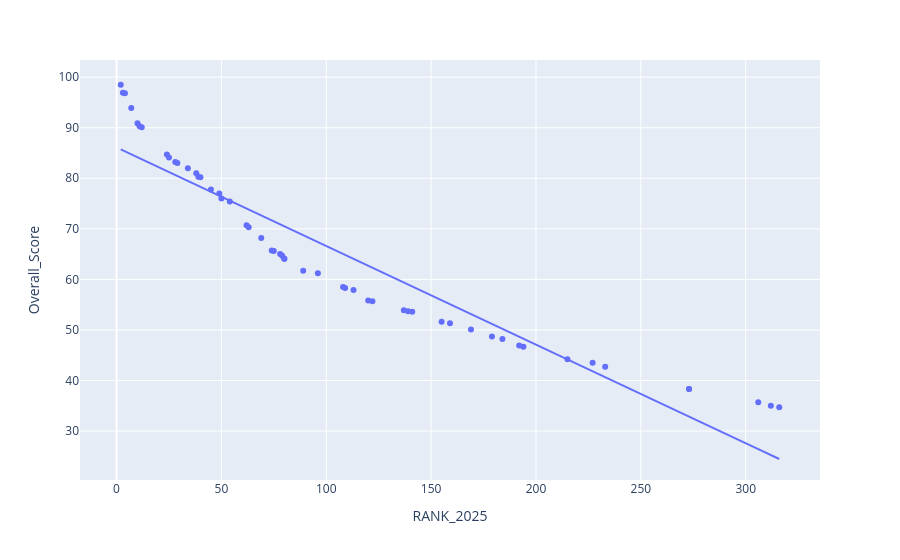

The cell this chart's notebook holds for it:
### Code cell
px.scatter(file,x='RANK_2025',y='Overall_Score',trendline='ols')

### Figure 1 — Plotly figure (JSON) as saved in the notebook; plotly's stock layout.template omitted (floating-point values rounded to 4 significant figures)
{"data": [{"hovertemplate": "RANK_2025=%{x}<br>Overall_Score=%{y}<extra></extra>", "legendgroup": "", "marker": {"color": "#636efa", "symbol": "circle"}, "mode": "markers", "name": "", "orientation": "v", "showlegend": false, "type": "scatter", "x": [2, 3, 4, 7, 10, 11, 12, 24, 25, 28, 29, 34, 38, 39, 40, 45, 49, 50, 54, 62, 63, 69, 74, 75, 78, 79, 80, 80, 89, 96, 108, 109, 113, 120, 122, 137, 139, 141, 155, 159, 169, 179, 184, 192, 194, 215, 227, 233, 273, 273, 306, 312, 316], "xaxis": "x", "y": [98.5, 96.9, 96.8, 93.9, 90.9, 90.3, 90.1, 84.7, 84.1, 83.2, 83.0, 82.0, 81.0, 80.3, 80.2, 77.8, 77.0, 76.0, 75.4, 70.7, 70.3, 68.2, 65.7, 65.6, 65.0, 64.7, 64.1, 64.1, 61.7, 61.2, 58.5, 58.3, 57.9, 55.8, 55.7, 53.9, 53.7, 53.6, 51.6, 51.3, 50.1, 48.7, 48.2, 46.9, 46.7, 44.2, 43.5, 42.7, 38.3, 38.3, 35.7, 35.0, 34.7], "yaxis": "y"}, {"hovertemplate": "<b>OLS trendline</b><br>Overall_Score = -0.195018 * RANK_2025 + 86.0977<br>R<sup>2</sup>=0.897020<br><br>RANK_2025=%{x}<br>Overall_Score=%{y} <b>(trend)</b><extra></extra>", "legendgroup": "", "marker": {"color": "#636efa", "symbol": "circle"}, "mode": "lines", "name": "", "showlegend": false, "type": "scatter", "x": [2, 3, 4, 7, 10, 11, 12, 24, 25, 28, 29, 34, 38, 39, 40, 45, 49, 50, 54, 62, 63, 69, 74, 75, 78, 79, 80, 80, 89, 96, 108, 109, 113, 120, 122, 137, 139, 141, 155, 159, 169, 179, 184, 192, 194, 215, 227, 233, 273, 273, 306, 312, 316], "xaxis": "x", "y": [85.71, 85.51, 85.32, 84.73, 84.15, 83.95, 83.76, 81.42, 81.22, 80.64, 80.44, 79.47, 78.69, 78.49, 78.3, 77.32, 76.54, 76.35, 75.57, 74.01, 73.81, 72.64, 71.67, 71.47, 70.89, 70.69, 70.5, 70.5, 68.74, 67.38, 65.04, 64.84, 64.06, 62.7, 62.31, 59.38, 58.99, 58.6, 55.87, 55.09, 53.14, 51.19, 50.21, 48.65, 48.26, 44.17, 41.83, 40.66, 32.86, 32.86, 26.42, 25.25, 24.47], "yaxis": "y"}], "layout": {"legend": {"tracegroupgap": 0}, "margin": {"t": 60}, "xaxis": {"anchor": "y", "domain": [0, 1], "title": {"text": "RANK_2025"}}, "yaxis": {"anchor": "x", "domain": [0, 1], "title": {"text": "Overall_Score"}}}}
